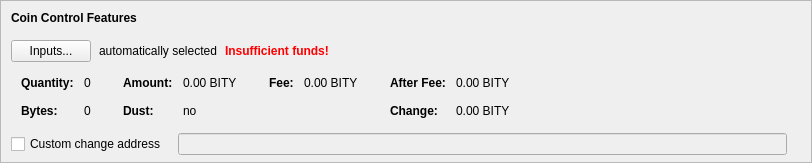
    <widget class="QFrame" name="frameCoinControl">
     <property name="sizePolicy">
      <sizepolicy hsizetype="Expanding" vsizetype="Expanding">
       <horstretch>0</horstretch>
       <verstretch>0</verstretch>
      </sizepolicy>
     </property>
     <property name="maximumSize">
      <size>
       <width>16777215</width>
       <height>16777215</height>
      </size>
     </property>
     <property name="frameShape">
      <enum>QFrame::StyledPanel</enum>
     </property>
     <property name="frameShadow">
      <enum>QFrame::Sunken</enum>
     </property>
     <layout class="QVBoxLayout" name="verticalLayoutCoinControl2">
      <property name="spacing">
       <number>0</number>
      </property>
      <property name="leftMargin">
       <number>0</number>
      </property>
      <property name="topMargin">
       <number>0</number>
      </property>
      <property name="rightMargin">
       <number>0</number>
      </property>
      <property name="bottomMargin">
       <number>6</number>
      </property>
      <item>
       <layout class="QVBoxLayout" name="verticalLayoutCoinControl" stretch="0,0,0,0,1">
        <property name="spacing">
         <number>0</number>
        </property>
        <property name="leftMargin">
         <number>10</number>
        </property>
        <property name="topMargin">
         <number>10</number>
        </property>
        <item>
         <layout class="QHBoxLayout" name="horizontalLayoutCoinControl1">
          <property name="bottomMargin">
           <number>15</number>
          </property>
          <item>
           <widget class="QLabel" name="labelCoinControlFeatures">
            <property name="sizePolicy">
             <sizepolicy hsizetype="Preferred" vsizetype="Maximum">
              <horstretch>0</horstretch>
              <verstretch>0</verstretch>
             </sizepolicy>
            </property>
            <property name="font">
             <font>
              <weight>75</weight>
              <bold>true</bold>
             </font>
            </property>
            <property name="styleSheet">
             <string notr="true">font-weight:bold;</string>
            </property>
            <property name="text">
             <string>Coin Control Features</string>
            </property>
           </widget>
          </item>
         </layout>
        </item>
        <item>
         <layout class="QHBoxLayout" name="horizontalLayoutCoinControl2" stretch="0,0,0,0">
          <property name="spacing">
           <number>8</number>
          </property>
          <property name="bottomMargin">
           <number>10</number>
          </property>
          <item>
           <widget class="QPushButton" name="pushButtonCoinControl">
            <property name="styleSheet">
             <string notr="true"/>
            </property>
            <property name="text">
             <string>Inputs...</string>
            </property>
            <property name="autoDefault">
             <bool>false</bool>
            </property>
           </widget>
          </item>
          <item>
           <widget class="QLabel" name="labelCoinControlAutomaticallySelected">
            <property name="text">
             <string>automatically selected</string>
            </property>
            <property name="margin">
             <number>5</number>
            </property>
           </widget>
          </item>
          <item>
           <widget class="QLabel" name="labelCoinControlInsuffFunds">
            <property name="font">
             <font>
              <weight>75</weight>
              <bold>true</bold>
             </font>
            </property>
            <property name="styleSheet">
             <string notr="true">color:red;font-weight:bold;</string>
            </property>
            <property name="text">
             <string>Insufficient funds!</string>
            </property>
            <property name="margin">
             <number>5</number>
            </property>
           </widget>
          </item>
          <item>
           <spacer name="horizontalSpacerCoinControl">
            <property name="orientation">
             <enum>Qt::Horizontal</enum>
            </property>
            <property name="sizeHint" stdset="0">
             <size>
              <width>40</width>
              <height>1</height>
             </size>
            </property>
           </spacer>
          </item>
         </layout>
        </item>
        <item>
         <widget class="QWidget" name="widgetCoinControl" native="true">
          <property name="sizePolicy">
           <sizepolicy hsizetype="Preferred" vsizetype="Preferred">
            <horstretch>0</horstretch>
            <verstretch>0</verstretch>
           </sizepolicy>
          </property>
          <property name="minimumSize">
           <size>
            <width>0</width>
            <height>0</height>
           </size>
          </property>
          <property name="styleSheet">
           <string notr="true"/>
          </property>
          <layout class="QHBoxLayout" name="horizontalLayoutCoinControl5">
           <property name="leftMargin">
            <number>0</number>
           </property>
           <property name="topMargin">
            <number>0</number>
           </property>
           <property name="rightMargin">
            <number>0</number>
           </property>
           <property name="bottomMargin">
            <number>0</number>
           </property>
           <item>
            <layout class="QHBoxLayout" name="horizontalLayoutCoinControl3" stretch="0,0,0,1">
             <property name="spacing">
              <number>20</number>
             </property>
             <property name="topMargin">
              <number>0</number>
             </property>
             <property name="bottomMargin">
              <number>10</number>
             </property>
             <item>
              <layout class="QFormLayout" name="formLayoutCoinControl1">
               <property name="horizontalSpacing">
                <number>10</number>
               </property>
               <property name="verticalSpacing">
                <number>14</number>
               </property>
               <property name="leftMargin">
                <number>10</number>
               </property>
               <property name="topMargin">
                <number>4</number>
               </property>
               <property name="rightMargin">
                <number>6</number>
               </property>
               <item row="0" column="0">
                <widget class="QLabel" name="labelCoinControlQuantityText">
                 <property name="font">
                  <font>
                   <weight>75</weight>
                   <bold>true</bold>
                  </font>
                 </property>
                 <property name="text">
                  <string>Quantity:</string>
                 </property>
                 <property name="margin">
                  <number>0</number>
                 </property>
                </widget>
               </item>
               <item row="0" column="1">
                <widget class="QLabel" name="labelCoinControlQuantity">
                 <property name="cursor">
                  <cursorShape>IBeamCursor</cursorShape>
                 </property>
                 <property name="contextMenuPolicy">
                  <enum>Qt::ActionsContextMenu</enum>
                 </property>
                 <property name="text">
                  <string notr="true">0</string>
                 </property>
                 <property name="margin">
                  <number>0</number>
                 </property>
                 <property name="textInteractionFlags">
                  <set>Qt::LinksAccessibleByMouse|Qt::TextSelectableByKeyboard|Qt::TextSelectableByMouse</set>
                 </property>
                </widget>
               </item>
               <item row="1" column="0">
                <widget class="QLabel" name="labelCoinControlBytesText">
                 <property name="font">
                  <font>
                   <weight>75</weight>
                   <bold>true</bold>
                  </font>
                 </property>
                 <property name="text">
                  <string>Bytes:</string>
                 </property>
                </widget>
               </item>
               <item row="1" column="1">
                <widget class="QLabel" name="labelCoinControlBytes">
                 <property name="cursor">
                  <cursorShape>IBeamCursor</cursorShape>
                 </property>
                 <property name="contextMenuPolicy">
                  <enum>Qt::ActionsContextMenu</enum>
                 </property>
                 <property name="text">
                  <string notr="true">0</string>
                 </property>
                 <property name="textInteractionFlags">
                  <set>Qt::LinksAccessibleByMouse|Qt::TextSelectableByKeyboard|Qt::TextSelectableByMouse</set>
                 </property>
                </widget>
               </item>
              </layout>
             </item>
             <item>
              <layout class="QFormLayout" name="formLayoutCoinControl2">
               <property name="horizontalSpacing">
                <number>10</number>
               </property>
               <property name="verticalSpacing">
                <number>14</number>
               </property>
               <property name="leftMargin">
                <number>6</number>
               </property>
               <property name="topMargin">
                <number>4</number>
               </property>
               <property name="rightMargin">
                <number>6</number>
               </property>
               <item row="0" column="0">
                <widget class="QLabel" name="labelCoinControlAmountText">
                 <property name="font">
                  <font>
                   <weight>75</weight>
                   <bold>true</bold>
                  </font>
                 </property>
                 <property name="text">
                  <string>Amount:</string>
                 </property>
                 <property name="margin">
                  <number>0</number>
                 </property>
                </widget>
               </item>
               <item row="0" column="1">
                <widget class="QLabel" name="labelCoinControlAmount">
                 <property name="cursor">
                  <cursorShape>IBeamCursor</cursorShape>
                 </property>
                 <property name="contextMenuPolicy">
                  <enum>Qt::ActionsContextMenu</enum>
                 </property>
                 <property name="text">
                  <string notr="true">0.00 BITY</string>
                 </property>
                 <property name="textInteractionFlags">
                  <set>Qt::LinksAccessibleByMouse|Qt::TextSelectableByKeyboard|Qt::TextSelectableByMouse</set>
                 </property>
                </widget>
               </item>
               <item row="1" column="0">
                <widget class="QLabel" name="labelCoinControlLowOutputText">
                 <property name="font">
                  <font>
                   <weight>75</weight>
                   <bold>true</bold>
                  </font>
                 </property>
                 <property name="text">
                  <string>Dust:</string>
                 </property>
                </widget>
               </item>
               <item row="1" column="1">
                <widget class="QLabel" name="labelCoinControlLowOutput">
                 <property name="cursor">
                  <cursorShape>IBeamCursor</cursorShape>
                 </property>
                 <property name="contextMenuPolicy">
                  <enum>Qt::ActionsContextMenu</enum>
                 </property>
                 <property name="text">
                  <string notr="true">no</string>
                 </property>
                 <property name="textInteractionFlags">
                  <set>Qt::LinksAccessibleByMouse|Qt::TextSelectableByKeyboard|Qt::TextSelectableByMouse</set>
                 </property>
                </widget>
               </item>
              </layout>
             </item>
             <item>
              <layout class="QFormLayout" name="formLayoutCoinControl3">
               <property name="horizontalSpacing">
                <number>10</number>
               </property>
               <property name="verticalSpacing">
                <number>14</number>
               </property>
               <property name="leftMargin">
                <number>6</number>
               </property>
               <property name="topMargin">
                <number>4</number>
               </property>
               <property name="rightMargin">
                <number>6</number>
               </property>
               <item row="0" column="0">
                <widget class="QLabel" name="labelCoinControlFeeText">
                 <property name="font">
                  <font>
                   <weight>75</weight>
                   <bold>true</bold>
                  </font>
                 </property>
                 <property name="text">
                  <string>Fee:</string>
                 </property>
                 <property name="margin">
                  <number>0</number>
                 </property>
                </widget>
               </item>
               <item row="0" column="1">
                <widget class="QLabel" name="labelCoinControlFee">
                 <property name="cursor">
                  <cursorShape>IBeamCursor</cursorShape>
                 </property>
                 <property name="contextMenuPolicy">
                  <enum>Qt::ActionsContextMenu</enum>
                 </property>
                 <property name="text">
                  <string notr="true">0.00 BITY</string>
                 </property>
                 <property name="textInteractionFlags">
                  <set>Qt::LinksAccessibleByMouse|Qt::TextSelectableByKeyboard|Qt::TextSelectableByMouse</set>
                 </property>
                </widget>
               </item>
              </layout>
             </item>
             <item>
              <layout class="QFormLayout" name="formLayoutCoinControl4">
               <property name="horizontalSpacing">
                <number>10</number>
               </property>
               <property name="verticalSpacing">
                <number>14</number>
               </property>
               <property name="leftMargin">
                <number>6</number>
               </property>
               <property name="topMargin">
                <number>4</number>
               </property>
               <property name="rightMargin">
                <number>6</number>
               </property>
               <item row="0" column="0">
                <widget class="QLabel" name="labelCoinControlAfterFeeText">
                 <property name="font">
                  <font>
                   <weight>75</weight>
                   <bold>true</bold>
                  </font>
                 </property>
                 <property name="text">
                  <string>After Fee:</string>
                 </property>
                 <property name="margin">
                  <number>0</number>
                 </property>
                </widget>
               </item>
               <item row="0" column="1">
                <widget class="QLabel" name="labelCoinControlAfterFee">
                 <property name="cursor">
                  <cursorShape>IBeamCursor</cursorShape>
                 </property>
                 <property name="contextMenuPolicy">
                  <enum>Qt::ActionsContextMenu</enum>
                 </property>
                 <property name="text">
                  <string notr="true">0.00 BITY</string>
                 </property>
                 <property name="textInteractionFlags">
                  <set>Qt::LinksAccessibleByMouse|Qt::TextSelectableByKeyboard|Qt::TextSelectableByMouse</set>
                 </property>
                </widget>
               </item>
               <item row="1" column="0">
                <widget class="QLabel" name="labelCoinControlChangeText">
                 <property name="font">
                  <font>
                   <weight>75</weight>
                   <bold>true</bold>
                  </font>
                 </property>
                 <property name="text">
                  <string>Change:</string>
                 </property>
                </widget>
               </item>
               <item row="1" column="1">
                <widget class="QLabel" name="labelCoinControlChange">
                 <property name="cursor">
                  <cursorShape>IBeamCursor</cursorShape>
                 </property>
                 <property name="contextMenuPolicy">
                  <enum>Qt::ActionsContextMenu</enum>
                 </property>
                 <property name="text">
                  <string notr="true">0.00 BITY</string>
                 </property>
                 <property name="textInteractionFlags">
                  <set>Qt::LinksAccessibleByMouse|Qt::TextSelectableByKeyboard|Qt::TextSelectableByMouse</set>
                 </property>
                </widget>
               </item>
              </layout>
             </item>
            </layout>
           </item>
          </layout>
         </widget>
        </item>
        <item>
         <layout class="QHBoxLayout" name="horizontalLayoutCoinControl4" stretch="0,0,0">
          <property name="spacing">
           <number>12</number>
          </property>
          <property name="sizeConstraint">
           <enum>QLayout::SetDefaultConstraint</enum>
          </property>
          <property name="topMargin">
           <number>5</number>
          </property>
          <property name="rightMargin">
           <number>5</number>
          </property>
          <item>
           <widget class="QCheckBox" name="checkBoxCoinControlChange">
            <property name="toolTip">
             <string>If this is activated, but the change address is empty or invalid, change will be sent to a newly generated address.</string>
            </property>
            <property name="text">
             <string>Custom change address</string>
            </property>
           </widget>
          </item>
          <item>
           <widget class="QValidatedLineEdit" name="lineEditCoinControlChange">
            <property name="enabled">
             <bool>false</bool>
            </property>
            <property name="sizePolicy">
             <sizepolicy hsizetype="Expanding" vsizetype="Fixed">
              <horstretch>0</horstretch>
              <verstretch>0</verstretch>
             </sizepolicy>
            </property>
           </widget>
          </item>
          <item>
           <widget class="QLabel" name="labelCoinControlChangeLabel">
            <property name="sizePolicy">
             <sizepolicy hsizetype="Preferred" vsizetype="Expanding">
              <horstretch>0</horstretch>
              <verstretch>0</verstretch>
             </sizepolicy>
            </property>
            <property name="minimumSize">
             <size>
              <width>0</width>
              <height>0</height>
             </size>
            </property>
            <property name="text">
             <string/>
            </property>
            <property name="margin">
             <number>3</number>
            </property>
           </widget>
          </item>
         </layout>
        </item>
        <item>
         <spacer name="verticalSpacerCoinControl">
          <property name="orientation">
           <enum>Qt::Vertical</enum>
          </property>
          <property name="sizeHint" stdset="0">
           <size>
            <width>800</width>
            <height>1</height>
           </size>
          </property>
         </spacer>
        </item>
       </layout>
      </item>
     </layout>
    </widget>
